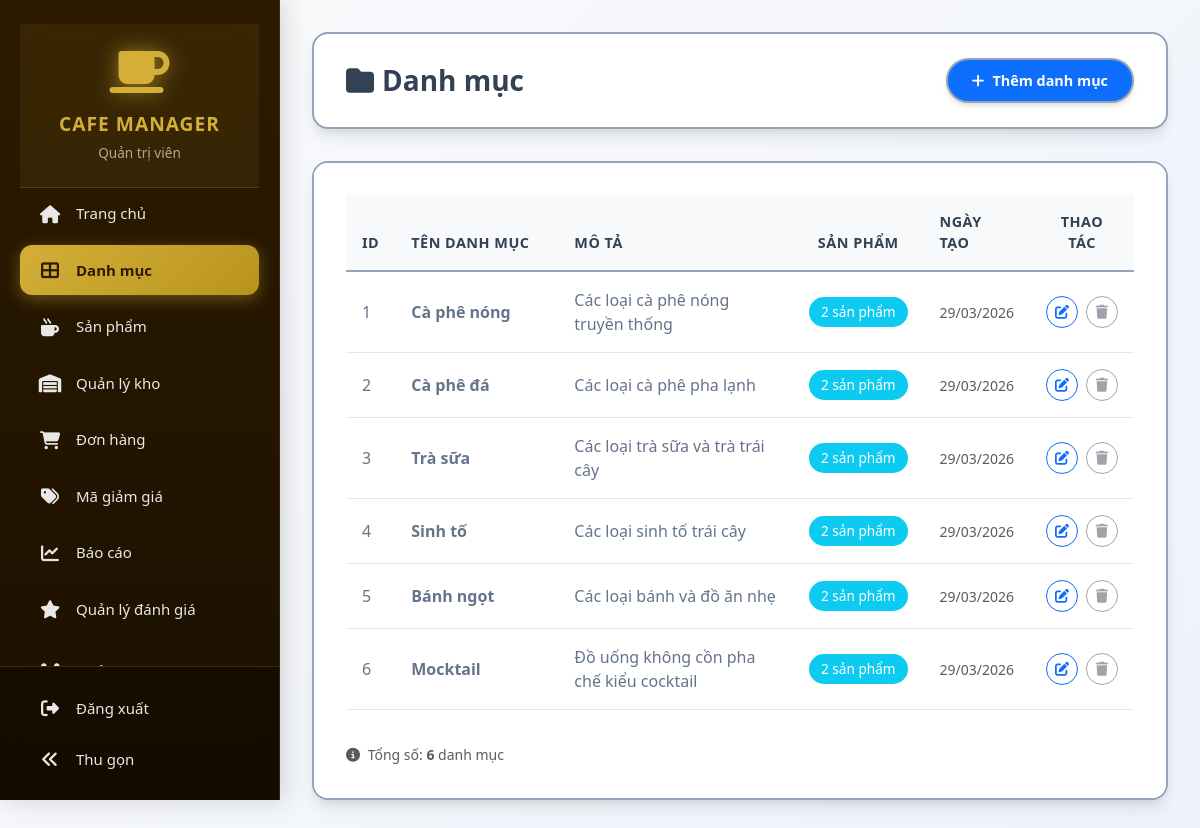
Screenshot of /admin/categories.php (signed in) with the database file from the repository.
### tables this page shows
CREATE TABLE categories (
    id INT PRIMARY KEY AUTO_INCREMENT,
    name VARCHAR(100) NOT NULL,
    description TEXT,
    created_at TIMESTAMP DEFAULT CURRENT_TIMESTAMP
);

### config/helpers.php (called while the page is built, shortened)
<?php
function hasPermission($permission, $userId = null) {
    if (isset($_SESSION['role']) && $_SESSION['role'] === 'admin') {
        return true;
    }
}
function hasAnyPermission($permissions, $userId = null) {
    foreach ($permissions as $permission) {
        if (hasPermission($permission, $userId)) {
            return true;
        }
    }
    return false;
}

### admin/categories.php (the view, shortened to what this page needs)
<?php
require_once '../config/init.php';
 $categories = $pdo->query("
    SELECT c.*, COUNT(p.id) AS product_count
    FROM categories c
    LEFT JOIN products p ON c.id = p.category_id
    GROUP BY c.id
    ORDER BY c.id ASC
")->fetchAll();
?>
<!DOCTYPE html>
<html lang="vi">
<head>
    <link href="https://cdn.jsdelivr.net/npm/bootstrap@5.3.0/dist/css/bootstrap.min.css" rel="stylesheet">
    <link href="https://cdnjs.cloudflare.com/ajax/libs/font-awesome/6.4.0/css/all.min.css" rel="stylesheet">
    <link rel="stylesheet" href="../assets/cssad/categories.css">
</head>
<body class="admin-layout">
        <?php include 'sidebar.php'; ?>
    <div class="content-wrapper">
        <div class="page-header">
            <div class="d-flex align-items-center">
                <h1><i class="fas fa-folder me-2"></i>Danh mục</h1>
            </div>
            <div class="d-flex gap-2">
                <?php if (hasPermission('create_category')): ?>
                <a href="category_form.php" class="btn btn-action btn-primary">
                    <i class="fas fa-plus me-2"></i>Thêm danh mục
                </a>
                <?php endif; ?>
            </div>
        </div>
        <div class="content-card">
            <div class="card-body">
                <div class="table-responsive">
                    <table class="table table-hover align-middle">
                        <thead class="table-light">
                            <tr>
                                <th width="5%">ID</th>
                                <th width="25%">Tên danh mục</th>
                                <th width="40%">Mô tả</th>
                                <th width="10%" class="text-center">Sản phẩm</th>
                                <th width="10%">Ngày tạo</th>
                                <th width="10%" class="text-center">Thao tác</th>
                            </tr>
                        </thead>
                        <tbody>
                            <?php if (empty($categories)): ?>
                                <tr>
                                    <td colspan="6" class="text-center text-muted py-4">
                                        <i class="fas fa-inbox fa-3x mb-3 d-block"></i>
                                        Chưa có danh mục nào
                                    </td>
                                </tr>
                            <?php else: ?>
                                <?php foreach ($categories as $cat): ?>
                                    <tr>
                                        <td><?php echo $cat['id']; ?></td>
                                        <td>
                                            <strong><?php echo htmlspecialchars($cat['name']); ?></strong>
                                        </td>
                                        <td>
                                            <?php
                                            $desc = htmlspecialchars($cat['description']);
                                            echo mb_strlen($desc) > 100 ? mb_substr($desc, 0, 100) . '...' : $desc;
                                            ?>
                                        </td>
                                        <td class="text-center">
                                            <span class="badge bg-info badge-count">
                                                <?php echo $cat['product_count']; ?> sản phẩm
                                            </span>
                                        </td>
                                        <td>
                                            <small class="text-muted">
                                                <?php echo date('d/m/Y', strtotime($cat['created_at'])); ?>
                                            </small>
                                        </td>
                                        <td class="text-center">
                                            <div class="table-actions">
                                                <?php if (hasPermission('edit_category')): ?>
                                                <a href="category_form.php?id=<?php echo $cat['id']; ?>"
                                                    class="btn btn-sm btn-outline-primary" title="Chỉnh sửa">
                                                    <i class="fas fa-edit"></i>
                                                </a>
                                                <?php endif; ?>
                                                <?php if (hasPermission('delete_category') && $cat['product_count'] == 0): ?>
                                                <a href="?delete=<?php echo $cat['id']; ?>"
                                                    class="btn btn-sm btn-outline-danger"
                                                    onclick="return confirm('Bạn có chắc muốn xóa danh mục này?')"
                                                        title="Xóa">
                                                        <i class="fas fa-trash"></i>
                                                    </a>
                                                <?php elseif (hasPermission('delete_category')): ?>
                                                    <button class="btn btn-sm btn-outline-secondary" disabled
                                                        title="Không thể xóa vì còn sản phẩm">
                                                        <i class="fas fa-trash"></i>
                                                    </button>
                                                <?php endif; ?>
                                            </div>
                                        </td>
                                    </tr>
                                <?php endforeach; ?>
                            <?php endif; ?>
                        </tbody>
                    </table>
                </div>
                <?php if (!empty($categories)): ?>
                    <div class="mt-3 text-muted">
                        <small>
                            <i class="fas fa-info-circle me-1"></i>
                            Tổng số: <strong><?php echo count($categories); ?></strong> danh mục
                        </small>
                    </div>
                <?php endif; ?>
            </div>
        </div>
    </div>
</body>
</html>

### admin/sidebar.php (shortened to what this page needs)
<link rel="stylesheet" href="../assets/cssad/sidebar.css">
<aside class="sidebar-wrapper col-auto px-0" id="adminSidebar">
    <div class="sidebar-menu collapse d-lg-block" id="sidebarMenu">
        <div class="brand-box d-none d-lg-block">
            <i class="fas fa-coffee fa-3x"></i>
            <h5>Cafe Manager</h5>
            <small><?php echo htmlspecialchars($_SESSION['full_name']); ?></small>
        </div>
        <ul class="nav flex-column">
            <?php if (hasPermission('view_dashboard')): ?>
            <li class="nav-item">
                <a class="nav-link <?= basename($_SERVER['PHP_SELF']) == 'index.php' ? 'active' : '' ?>" href="index.php"
                    data-tooltip="Trang chủ">
                    <i class="fas fa-home"></i>
                    <span>Trang chủ</span>
                </a>
            </li>
            <?php endif; ?>
            <?php if (hasPermission('view_categories')): ?>
            <li class="nav-item">
                <a class="nav-link <?= basename($_SERVER['PHP_SELF']) == 'categories.php' ? 'active' : '' ?>"
                    href="categories.php" data-tooltip="Danh mục">
                    <i class="fas fa-th-large"></i>
                    <span>Danh mục</span>
                </a>
            </li>
            <?php endif; ?>
            <?php if (hasPermission('view_products')): ?>
            <li class="nav-item">
                <a class="nav-link <?= basename($_SERVER['PHP_SELF']) == 'products.php' ? 'active' : '' ?>"
                    href="products.php" data-tooltip="Sản phẩm">
                    <i class="fas fa-mug-hot"></i>
                    <span>Sản phẩm</span>
                </a>
            </li>
            <?php endif; ?>
            <?php if (hasPermission('view_inventory')): ?>
            <li class="nav-item">
                <a class="nav-link <?= basename($_SERVER['PHP_SELF']) == 'inventory.php' ? 'active' : '' ?>"
                    href="inventory.php" data-tooltip="Quản lý kho">
                    <i class="fas fa-warehouse"></i>
                    <span>Quản lý kho</span>
                </a>
            </li>
            <?php endif; ?>
            <?php if (hasPermission('view_orders')): ?>
            <li class="nav-item">
                <a class="nav-link <?= basename($_SERVER['PHP_SELF']) == 'orders.php' ? 'active' : '' ?>"
                    href="orders.php" data-tooltip="Đơn hàng">
                    <i class="fas fa-shopping-cart"></i>
                    <span>Đơn hàng</span>
                </a>
            </li>
            <?php endif; ?>
            <?php if (hasPermission('view_coupons')): ?>
            <li class="nav-item">
                <a class="nav-link <?= basename($_SERVER['PHP_SELF']) == 'coupons.php' ? 'active' : '' ?>"
                    href="coupons.php" data-tooltip="Mã giảm giá">
                    <i class="fas fa-tags"></i>
                    <span>Mã giảm giá</span>
                </a>
            </li>
            <?php endif; ?>
            <?php if (hasAnyPermission(['view_reports', 'view_financial_reports'])): ?>
            <li class="nav-item">
                <a class="nav-link <?= basename($_SERVER['PHP_SELF']) == 'reports.php' ? 'active' : '' ?>"
                    href="reports.php" data-tooltip="Báo cáo">
                    <i class="fas fa-chart-line"></i>
                    <span>Báo cáo</span>
                </a>
            </li>
            <?php endif; ?>
            <?php if (hasPermission('view_reviews')): ?>
            <li class="nav-item">
                <a class="nav-link <?= basename($_SERVER['PHP_SELF']) == 'reviews.php' ? 'active' : '' ?>"
                    href="reviews.php" data-tooltip="Quản lý đánh giá">
                    <i class="fas fa-star"></i>
                    <span>Quản lý đánh giá</span>
                </a>
            </li>
            <?php endif; ?>
            <?php if (hasAnyPermission(['manage_roles', 'view_users', 'create_user', 'edit_user'])): ?>
            <li class="nav-item">
                <a class="nav-link <?= basename($_SERVER['PHP_SELF']) == 'manage_employees.php' ? 'active' : '' ?>"
                    href="manage_employees.php" data-tooltip="Quản lý nhân viên">
                    <i class="fas fa-users"></i>
                    <span>Quản lý nhân viên</span>
                </a>
            </li>
            <?php endif; ?>
        </ul>
    </div>
    <div class="sidebar-footer d-none d-lg-block">
        <div class="nav-item mb-0">
            <a class="nav-link" href="../home.php" data-tooltip="Đăng xuất">
                <i class="fas fa-sign-out-alt"></i>
                <span>Đăng xuất</span>
            </a>
        </div>
        <button class="sidebar-collapse-btn nav-link" type="button" data-sidebar-toggle data-tooltip="Thu gọn">
            <i class="fas fa-angles-left"></i>
            <span>Thu gọn</span>
        </button>
    </div>
</aside>

### assets/cssad/categories.css (style rules this page uses)
:root { --primary-color: #d8e2f5; --primary-light: #eef2fb; --primary-dark: #94a3b8; --secondary-color: #fef3c7; --success-color: #dcfce7; --danger-color: #fee2e2; --warning-color: #fef3c7; --light-bg: #f9fafb; --card-bg: #ffffff; --border-color: #e2e8f0; --border-dark: #94a3b8; --text-primary: #334155; --text-secondary: #64748b; --text-muted: #94a3b8; --shadow-sm: 0 1px 2px 0 rgba(0, 0, 0, 0.05); --shadow-md: 0 4px 6px -1px rgba(0, 0, 0, 0.1), 0 2px 4px -1px rgba(0, 0, 0, 0.06); --shadow-lg: 0 10px 15px -3px rgba(0, 0, 0, 0.1), 0 4px 6px -2px rgba(0, 0, 0, 0.05); --sidebar-width: 280px; }
body { font-family: 'Segoe UI', Tahoma, Geneva, Verdana, sans-serif; background-color: var(--light-bg); color: var(--text-primary); overflow-x: hidden; }
.admin-layout { background: linear-gradient(135deg, var(--light-bg) 0%, var(--primary-light) 100%); min-height: 100vh; display: flex; }
.sidebar-wrapper { width: var(--sidebar-width); position: relative; z-index: 100; flex-shrink: 0; border-right: 2px solid var(--border-dark); background: var(--card-bg); box-shadow: var(--shadow-lg); }
.content-wrapper { flex-grow: 1; padding: 2rem; width: calc(100% - var(--sidebar-width)); overflow-y: auto; }
.page-header { margin-bottom: 2rem; background: var(--card-bg); padding: 1.5rem 2rem; border-radius: 16px; box-shadow: var(--shadow-lg); display: flex; justify-content: space-between; align-items: center; border: 2px solid var(--border-dark); }
.page-header h1 { color: var(--text-primary); font-weight: 700; margin: 0; font-size: 1.75rem; }
.content-card { border: 2px solid var(--border-dark); border-radius: 16px; box-shadow: var(--shadow-lg); overflow: hidden; margin-bottom: 2rem; transition: all 0.3s ease; background: var(--card-bg); }
.content-card .card-body { padding: 2rem; background: var(--card-bg); }
.table { border-collapse: separate; border-spacing: 0; }
.table th { font-weight: 700; color: var(--text-primary); border-bottom: 2px solid var(--border-dark); padding: 1rem; font-size: 0.9rem; text-transform: uppercase; letter-spacing: 0.5px; }
.table td { padding: 1rem; vertical-align: middle; border-bottom: 1px solid var(--border-color); color: var(--text-secondary); }
.btn-action { padding: 0.6rem 1.5rem; border-radius: 30px; font-weight: 600; font-size: 0.9rem; transition: all 0.3s ease; border: 2px solid var(--border-dark); box-shadow: var(--shadow-md); }
.badge-count { padding: 0.5rem 0.75rem; border-radius: 30px; font-weight: 500; font-size: 0.85rem; }
.table-actions { display: flex; justify-content: center; gap: 0.5rem; }
.table-actions .btn { width: 32px; height: 32px; padding: 0; display: flex; align-items: center; justify-content: center; border-radius: 50%; }

### rows the page displays
categories: id "1", name "Cà phê nóng", description "Các loại cà phê nóng truyền thống", product_count "2", created_at "29/03/2026"
categories: id "2", name "Cà phê đá", description "Các loại cà phê pha lạnh", product_count "2", created_at "29/03/2026"
categories: id "3", name "Trà sữa", description "Các loại trà sữa và trà trái cây", product_count "2", created_at "29/03/2026"
categories: id "4", name "Sinh tố", description "Các loại sinh tố trái cây", product_count "2", created_at "29/03/2026"
categories: id "5", name "Bánh ngọt", description "Các loại bánh và đồ ăn nhẹ", product_count "2", created_at "29/03/2026"
categories: id "6", name "Mocktail", description "Đồ uống không cồn pha chế kiểu cocktail", product_count "2", created_at "29/03/2026"

### other values shown
$_SESSION['full_name'] "Quản trị viên"
count($categories) "6"
